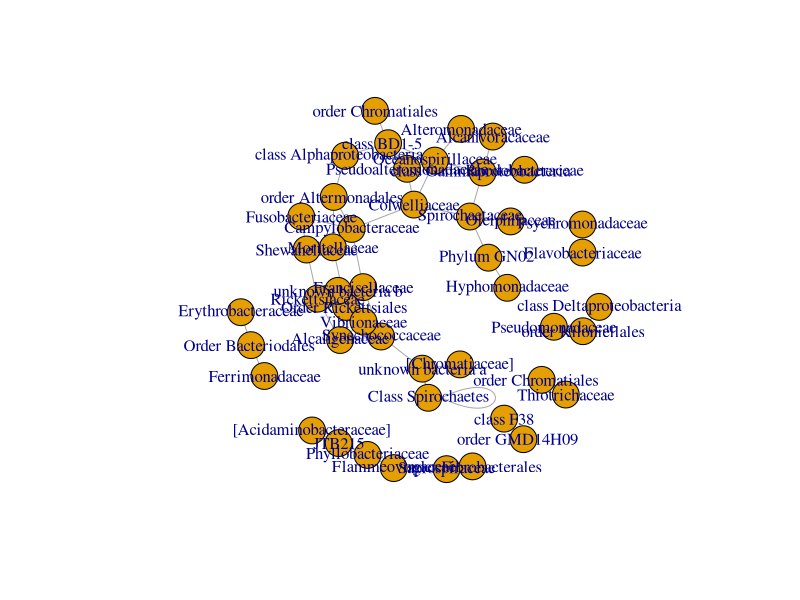
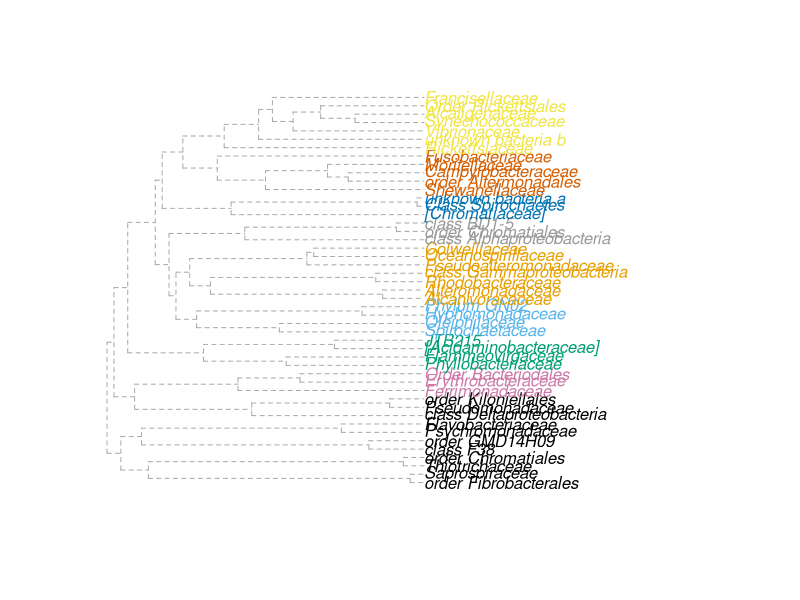
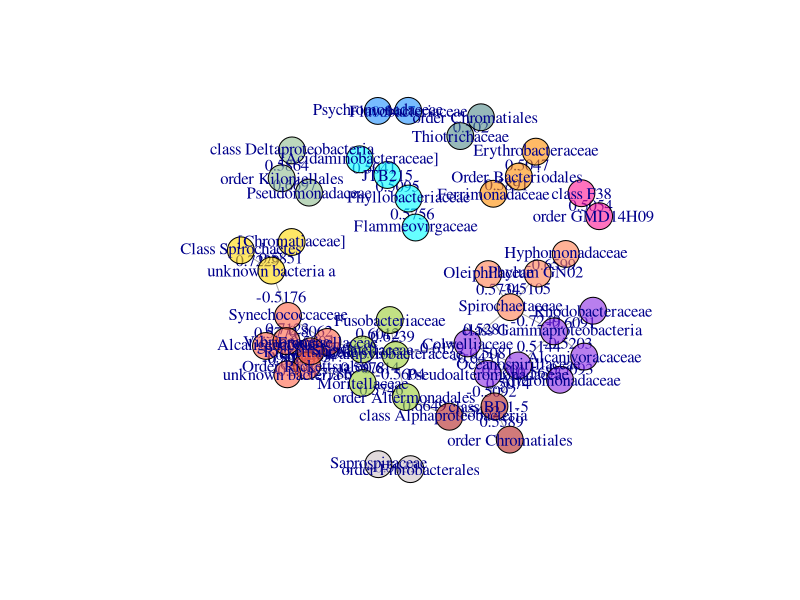
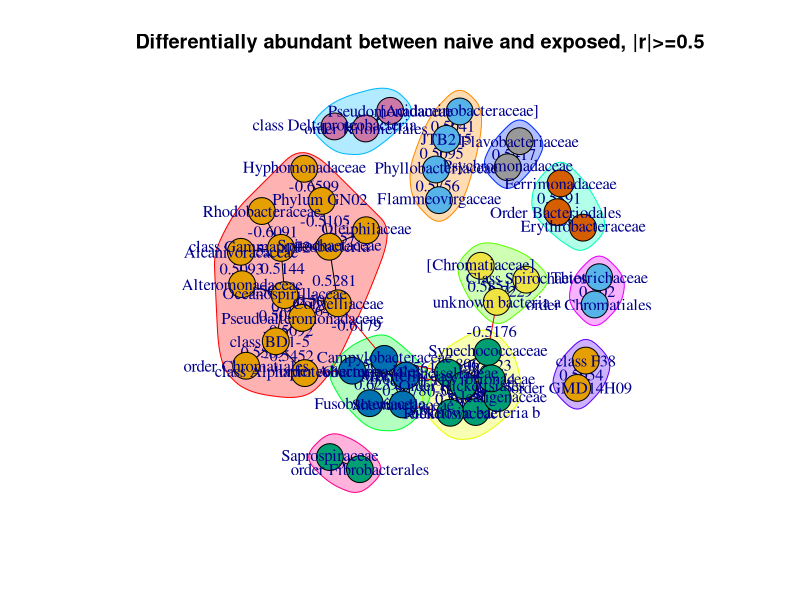

Write R code to recreate these figures, in order.
library(igraph)
library(dplyr)
new<-read.csv("SH5.csv")
da<-read.csv("resHHtoSH.csv")
#get just differentially abundant ones
#make a new category if they are diff abundant (=1) or not (=0)
new$diffab<-ifelse(new$feature1 %in% da$X, 1, 0)
new$diffab1<-ifelse(new$feature2 %in% da$X, 1, 0)
test<-new[which(new$diffab=='1'|new$diffab1=='1'),]
test$microbe1<-sub(".*f__", "", test$feature1) 
test$microbe2<-sub(".*f__", "", test$feature2)
test$microbe1<-ifelse(test$microbe1=="", test$feature1,test$microbe1)
test$microbe2<-ifelse(test$microbe2=="", test$feature2,test$microbe2)
test<-subset(test, r >= 0.5 | r <= (-0.5), select=3:7)
#data cleaning specific cases bc of the fucky classifier
test$microbe1<-ifelse(test$microbe1=="k__Bacteria;__;__;__;__", "unknown bacteria a", test$microbe1)

test$microbe2<-ifelse(test$microbe2=="k__Bacteria;__;__;__;__", "unknown bacteria a", test$microbe2)

test$microbe1<-ifelse(test$microbe1=="k__Bacteria;p__Spirochaetes;c__Spirochaetes;__;__","Class Spirochaetes" ,test$microbe1)

test$microbe2<-ifelse(test$microbe2=="k__Bacteria;p__Spirochaetes;c__Spirochaetes;__;__","Class Spirochaetes" ,test$microbe2)

test$microbe1<-ifelse(test$microbe1=="k__Bacteria;p__Spirochaetes;c__Spirochaetes;o__;f__","Class Spirochaetes" ,test$microbe1)
test$microbe2<-ifelse(test$microbe2=="k__Bacteria;p__Spirochaetes;c__Spirochaetes;o__;f__","Class Spirochaetes" ,test$microbe2)
#bacteriodales
test$microbe1<-ifelse(test$microbe1=="k__Bacteria;p__Bacteroidetes;c__Bacteroidia;o__Bacteroidales;f__","Order Bacteriodales " ,test$microbe1)
test$microbe2<-ifelse(test$microbe2=="k__Bacteria;p__Bacteroidetes;c__Bacteroidia;o__Bacteroidales;f__","Order Bacteriodales " ,test$microbe2)
#rickets
test$microbe1<-ifelse(test$microbe1=="k__Bacteria;p__Proteobacteria;c__Alphaproteobacteria;o__Rickettsiales;f__","Order Rickettsiales " ,test$microbe1)
test$microbe2<-ifelse(test$microbe2=="k__Bacteria;p__Proteobacteria;c__Alphaproteobacteria;o__Rickettsiales;f__","Order Rickettsiales " ,test$microbe2)
#unknown b
test$microbe1<-ifelse(test$microbe1=="k__Bacteria;p__;c__;o__;f__","unknown bacteria b", test$microbe1)
test$microbe2<-ifelse(test$microbe2=="k__Bacteria;p__;c__;o__;f__","unknown bacteria b", test$microbe2)

#	k__Bacteria;p__Proteobacteria;c__Gammaproteobacteria;__;__
test$microbe1<-ifelse(test$microbe1=="k__Bacteria;p__Proteobacteria;c__Gammaproteobacteria;__;__","class Gammaproteobacteria ", test$microbe1)
test$microbe2<-ifelse(test$microbe2=="k__Bacteria;p__Proteobacteria;c__Gammaproteobacteria;__;__","class Gammaproteobacteria ", test$microbe2)
#k__Bacteria;p__GN02;c__;o__;f__
test$microbe1<-ifelse(test$microbe1=="k__Bacteria;p__GN02;c__;o__;f__","Phylum GN02 ", test$microbe1)
test$microbe2<-ifelse(test$microbe2=="k__Bacteria;p__GN02;c__;o__;f__","Phylum GN02 ", test$microbe2)
#k__Bacteria;p__GN02;c__BD1-5;o__;f__
test$microbe1<-ifelse(test$microbe1=="k__Bacteria;p__GN02;c__BD1-5;o__;f__","class BD1-5   ", test$microbe1)
test$microbe2<-ifelse(test$microbe2=="k__Bacteria;p__GN02;c__BD1-5;o__;f__","class BD1-5   ", test$microbe2)
#k__Bacteria;p__Proteobacteria;c__Alphaproteobacteria;__;__
test$microbe1<-ifelse(test$microbe1=="k__Bacteria;p__Proteobacteria;c__Alphaproteobacteria;__;__","class Alphaproteobacteria   ", test$microbe1)
test$microbe2<-ifelse(test$microbe2=="k__Bacteria;p__Proteobacteria;c__Alphaproteobacteria;__;__","class Alphaproteobacteria   ", test$microbe2)
#k__Bacteria;p__Proteobacteria;c__Deltaproteobacteria;o__GMD14H09;f__
test$microbe1<-ifelse(test$microbe1=="k__Bacteria;p__Proteobacteria;c__Deltaproteobacteria;o__GMD14H09;f__","order GMD14H09   ", test$microbe1)
test$microbe2<-ifelse(test$microbe2=="k__Bacteria;p__Proteobacteria;c__Deltaproteobacteria;o__GMD14H09;f__","order GMD14H09   ", test$microbe2)
#k__Bacteria;p__Proteobacteria;c__Gammaproteobacteria;o__Alteromonadales;__
test$microbe1<-ifelse(test$microbe1=="k__Bacteria;p__Proteobacteria;c__Gammaproteobacteria;o__Alteromonadales;__","order Altermonadales ", test$microbe1)
test$microbe2<-ifelse(test$microbe2=="k__Bacteria;p__Proteobacteria;c__Gammaproteobacteria;o__Alteromonadales;__","order Altermonadales ",test$microbe2)
#k__Bacteria;p__Proteobacteria;c__Gammaproteobacteria;o__Chromatiales;f__
test$microbe1<-ifelse(test$microbe1=="k__Bacteria;p__Proteobacteria;c__Gammaproteobacteria;o__Chromatiales;f__","order Chromatiales   ", test$microbe1)
test$microbe2<-ifelse(test$microbe2=="k__Bacteria;p__Proteobacteria;c__Gammaproteobacteria;o__Chromatiales;f__","order Chromatiales",test$microbe2)
#k__Bacteria;p__TM6;c__F38;o__;f__
test$microbe1<-ifelse(test$microbe1=="k__Bacteria;p__TM6;c__F38;o__;f__","class F38", test$microbe1)
test$microbe2<-ifelse(test$microbe2=="k__Bacteria;p__TM6;c__F38;o__;f__","class F38",test$microbe2)
#k__Bacteria;p__Fibrobacteres;c__Fibrobacteria;o__Fibrobacterales;f__
test$microbe1<-ifelse(test$microbe1=="k__Bacteria;p__Fibrobacteres;c__Fibrobacteria;o__Fibrobacterales;f__","order Fibrobacterales", test$microbe1)
test$microbe2<-ifelse(test$microbe2=="k__Bacteria;p__Fibrobacteres;c__Fibrobacteria;o__Fibrobacterales;f__","order Fibrobacterales",test$microbe2)
#k__Bacteria;p__Proteobacteria;c__Alphaproteobacteria;o__Kiloniellales;f__
test$microbe1<-ifelse(test$microbe1=="k__Bacteria;p__Proteobacteria;c__Alphaproteobacteria;o__Kiloniellales;f__","order Kiloniellales", test$microbe1)
test$microbe2<-ifelse(test$microbe2=="k__Bacteria;p__Proteobacteria;c__Alphaproteobacteria;o__Kiloniellales;f__","order Kiloniellales",test$microbe2)
#k__Bacteria;p__Proteobacteria;c__Deltaproteobacteria;o__;f__
test$microbe1<-ifelse(test$microbe1=="k__Bacteria;p__Proteobacteria;c__Deltaproteobacteria;o__;f__","class Deltaproteobacteria", test$microbe1)
test$microbe2<-ifelse(test$microbe2=="k__Bacteria;p__Proteobacteria;c__Deltaproteobacteria;o__;f__","class Deltaproteobacteria",test$microbe2)
#	k__Bacteria;p__Cyanobacteria;c__Chloroplast;o__CAB-I;f__
test$microbe1<-ifelse(test$microbe1=="k__Bacteria;p__Cyanobacteria;c__Chloroplast;o__CAB-I;f__","order CAB-I", test$microbe1)
test$microbe2<-ifelse(test$microbe2=="k__Bacteria;p__Proteobacteria;c__Deltaproteobacteria;o__;f__","order CAB-I",test$microbe2)
#k__Bacteria;p__Bacteroidetes;c__BME43;o__;f__
test$microbe1<-ifelse(test$microbe1=="k__Bacteria;p__Bacteroidetes;c__BME43;o__;f__","class BME43", test$microbe1)
test$microbe2<-ifelse(test$microbe2=="k__Bacteria;p__Bacteroidetes;c__BME43;o__;f__","class BME43",test$microbe2)

#to filter by r value, optional
#test_r<-subset(test, r > 0.5 | r < (-0.5), select=4:6)
#cleaned edge list
#columns will be -1 and -2 from total number of variables, will change depending on how you filtered
test_edge<-test[c(4:5)]
test_graph<-graph.data.frame(test_edge, directed = FALSE)

plot(test_graph)
# quant measures of networks
# number of ties
degree(test_graph, mode="in")
centr_degree(test_graph, mode="in", normalized=T)
#Closeness (centrality based on distance to others in the graph)
#Inverse of the node’s average geodesic distance to others in the network.
closeness(test_graph, mode="all", weights=NA)
centr_clo(test_graph, mode="all", normalized=T)
#Betweenness (centrality based on a broker position connecting others)
#Number of geodesics that pass through the node or the edge.
betweenness(test_graph, directed=T, weights=NA)
edge_betweenness(test_graph, directed=T, weights=NA)
centr_betw(test_graph, directed=T, normalized=T)
mean_distance(test_graph, directed=F)
distances(test_graph) # with edge weights
distances(test_graph, weights=NA) # ignore weights
# (Newman-Girvan) community detection
ceb<-cluster_edge_betweenness(test_graph)
dendPlot(ceb, mode="auto")
class(ceb)
#amount of communities
length(ceb)
#who is in each
membership(ceb)
# measurement, high modularity= density within community, less connected xc communities
modularity(ceb)
#add variable telling which community theyre in, makes graphing that easier
#cfg<-cluster_optimal(test_graph)
#plot(cfg, test_graph)
V(test_graph)$community <- ceb$membership
#would need as many colors as communities
colrs <- adjustcolor( c("blue violet","coral","cyan", "tomato", "gold", "yellowgreen", "darkorange","firebrick","darkseagreen","dodgerblue","deeppink","darkslategray4","lavenderblush3","lightblue1","mediumpurple4","mediumspringgreen", "navajowhite","maroon","olivedrab3","saddlebrown","royalblue1", "seagreen1","tan1","snow2","wheat3", "turquoise2","palegoldenrod","red2","seagreen","gray50"), alpha=.6)
test_graph_simple<-simplify(
  test_graph,
  remove.multiple = TRUE,
  remove.loops = TRUE,
  edge.attr.comb = igraph_opt("edge.attr.comb")
)
plot(test_graph_simple, vertex.color=colrs[V(test_graph)$community],edge.label=test$r)
#edge.label=test$r
clp<-cluster_label_prop(test_graph_simple)
plot(clp,test_graph_simple,vertex.color=colrs[V(test_graph)$community],edge.label=test$r, main="Differentially abundant between naive and exposed, |r|>=0.5")


